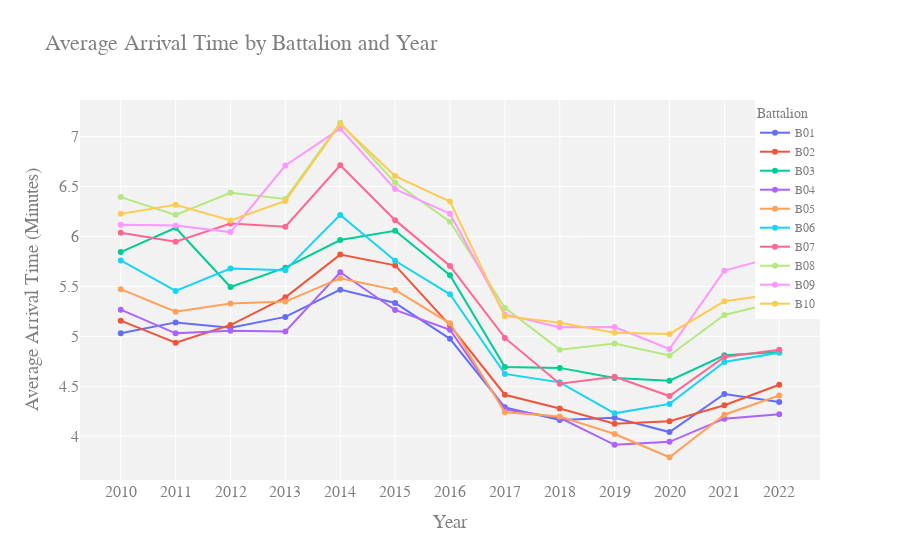

The notebook cell saved with this chart:
### Markdown cell above
* This code computes the time it takes for each fire department unit to arrive at the scene of an incident, and creates a new column in the dataset to store these values. It generates a line chart using the Plotly, seaborn and mplcursors libraryies to visualize the the dataset by battalion and year, and calculates the average arrival time for each group and sets some hovering effects on the plot.

### Code cell
# Author-
# Ali Dadayev 


# Convert to minutes and add a new column
df['Arrive time_minutes'] = ((df['Arrival DtTm'] - df['Alarm DtTm']).dt.total_seconds() / 60.0).round(2)

# Group by battalion and year
df_grouped = df.groupby(['Battalion', 'Incident year'])['Arrive time_minutes'].mean().reset_index()

# Create a line plot for each battalion using Plotly
fig = go.Figure()
for battalion in df_grouped['Battalion'].unique():
    data = df_grouped[df_grouped['Battalion'] == battalion]
    fig.add_trace(go.Scatter(x=data['Incident year'], y=data['Arrive time_minutes'], name=battalion, line=dict(width=2)))

# Set layout for the plot
fig.update_layout(
    title="Average Arrival Time by Battalion and Year",
    xaxis_title="Year",
    yaxis_title="Average Arrival Time (Minutes)",
    font=dict(
        family="Arial",
        size=16,
        color="#7f7f7f"
    ),
    legend=dict(
        title="Battalion",
        font=dict(
            family="Arial",
            size=12,
            color="#7f7f7f"
        ),
        yanchor="top",
        y=1,
        xanchor="right",
        x=1
    ),
    plot_bgcolor="#f2f2f2",
    xaxis=dict(
        tickmode='linear',
        tick0=2003,
        dtick=1
    )
)

# Add interactivity to the plot using mplcursors
annotations = [f"{battalion}\nYear: {int(data['Incident year'])}\nAvg. Arrival Time: {data['Arrive time_minutes']:.2f} minutes"
            for battalion, data in df_grouped[['Battalion', 'Incident year', 'Arrive time_minutes']].iterrows()]
cursor = mplcursors.cursor(hover=True)
cursor.connect("add", lambda sel: sel.annotation.set_text(annotations[sel.target.index]))

# Save the plot to an HTML file and display it in the browser
#pyo.plot(fig, filename='battalion_arrival_time.html', auto_open=True)

# Display the plot in the notebook
pyo.iplot(fig)

### Figure 1 — Plotly figure (JSON) as saved in the notebook; plotly's stock layout.template omitted (floating-point values rounded to 4 significant figures)
{"data": [{"line": {"width": 2}, "name": "B01", "type": "scatter", "x": [2010, 2011, 2012, 2013, 2014, 2015, 2016, 2017, 2018, 2019, 2020, 2021, 2022], "y": [5.031, 5.14, 5.087, 5.195, 5.468, 5.335, 4.975, 4.289, 4.162, 4.184, 4.042, 4.423, 4.343]}, {"line": {"width": 2}, "name": "B02", "type": "scatter", "x": [2010, 2011, 2012, 2013, 2014, 2015, 2016, 2017, 2018, 2019, 2020, 2021, 2022], "y": [5.157, 4.937, 5.113, 5.391, 5.819, 5.711, 5.11, 4.415, 4.278, 4.125, 4.149, 4.311, 4.516]}, {"line": {"width": 2}, "name": "B03", "type": "scatter", "x": [2010, 2011, 2012, 2013, 2014, 2015, 2016, 2017, 2018, 2019, 2020, 2021, 2022], "y": [5.845, 6.088, 5.494, 5.688, 5.965, 6.057, 5.612, 4.693, 4.684, 4.584, 4.557, 4.81, 4.844]}, {"line": {"width": 2}, "name": "B04", "type": "scatter", "x": [2010, 2011, 2012, 2013, 2014, 2015, 2016, 2017, 2018, 2019, 2020, 2021, 2022], "y": [5.268, 5.03, 5.055, 5.048, 5.642, 5.264, 5.067, 4.267, 4.185, 3.914, 3.944, 4.176, 4.22]}, {"line": {"width": 2}, "name": "B05", "type": "scatter", "x": [2010, 2011, 2012, 2013, 2014, 2015, 2016, 2017, 2018, 2019, 2020, 2021, 2022], "y": [5.473, 5.247, 5.33, 5.348, 5.582, 5.466, 5.131, 4.24, 4.197, 4.022, 3.79, 4.216, 4.408]}, {"line": {"width": 2}, "name": "B06", "type": "scatter", "x": [2010, 2011, 2012, 2013, 2014, 2015, 2016, 2017, 2018, 2019, 2020, 2021, 2022], "y": [5.761, 5.455, 5.679, 5.663, 6.217, 5.757, 5.421, 4.624, 4.54, 4.229, 4.324, 4.744, 4.837]}, {"line": {"width": 2}, "name": "B07", "type": "scatter", "x": [2010, 2011, 2012, 2013, 2014, 2015, 2016, 2017, 2018, 2019, 2020, 2021, 2022], "y": [6.039, 5.947, 6.129, 6.098, 6.714, 6.164, 5.705, 4.985, 4.526, 4.595, 4.402, 4.794, 4.867]}, {"line": {"width": 2}, "name": "B08", "type": "scatter", "x": [2010, 2011, 2012, 2013, 2014, 2015, 2016, 2017, 2018, 2019, 2020, 2021, 2022], "y": [6.395, 6.217, 6.438, 6.376, 7.139, 6.539, 6.148, 5.285, 4.867, 4.929, 4.808, 5.215, 5.348]}, {"line": {"width": 2}, "name": "B09", "type": "scatter", "x": [2010, 2011, 2012, 2013, 2014, 2015, 2016, 2017, 2018, 2019, 2020, 2021, 2022], "y": [6.117, 6.11, 6.044, 6.711, 7.08, 6.475, 6.229, 5.22, 5.091, 5.094, 4.874, 5.658, 5.806]}, {"line": {"width": 2}, "name": "B10", "type": "scatter", "x": [2010, 2011, 2012, 2013, 2014, 2015, 2016, 2017, 2018, 2019, 2020, 2021, 2022], "y": [6.227, 6.317, 6.162, 6.356, 7.128, 6.606, 6.35, 5.202, 5.137, 5.037, 5.025, 5.351, 5.428]}], "layout": {"font": {"color": "#7f7f7f", "family": "Arial", "size": 16}, "legend": {"font": {"color": "#7f7f7f", "family": "Arial", "size": 12}, "title": {"text": "Battalion"}, "x": 1, "xanchor": "right", "y": 1, "yanchor": "top"}, "plot_bgcolor": "#f2f2f2", "title": {"text": "Average Arrival Time by Battalion and Year"}, "xaxis": {"dtick": 1, "tick0": 2003, "tickmode": "linear", "title": {"text": "Year"}}, "yaxis": {"title": {"text": "Average Arrival Time (Minutes)"}}}}
